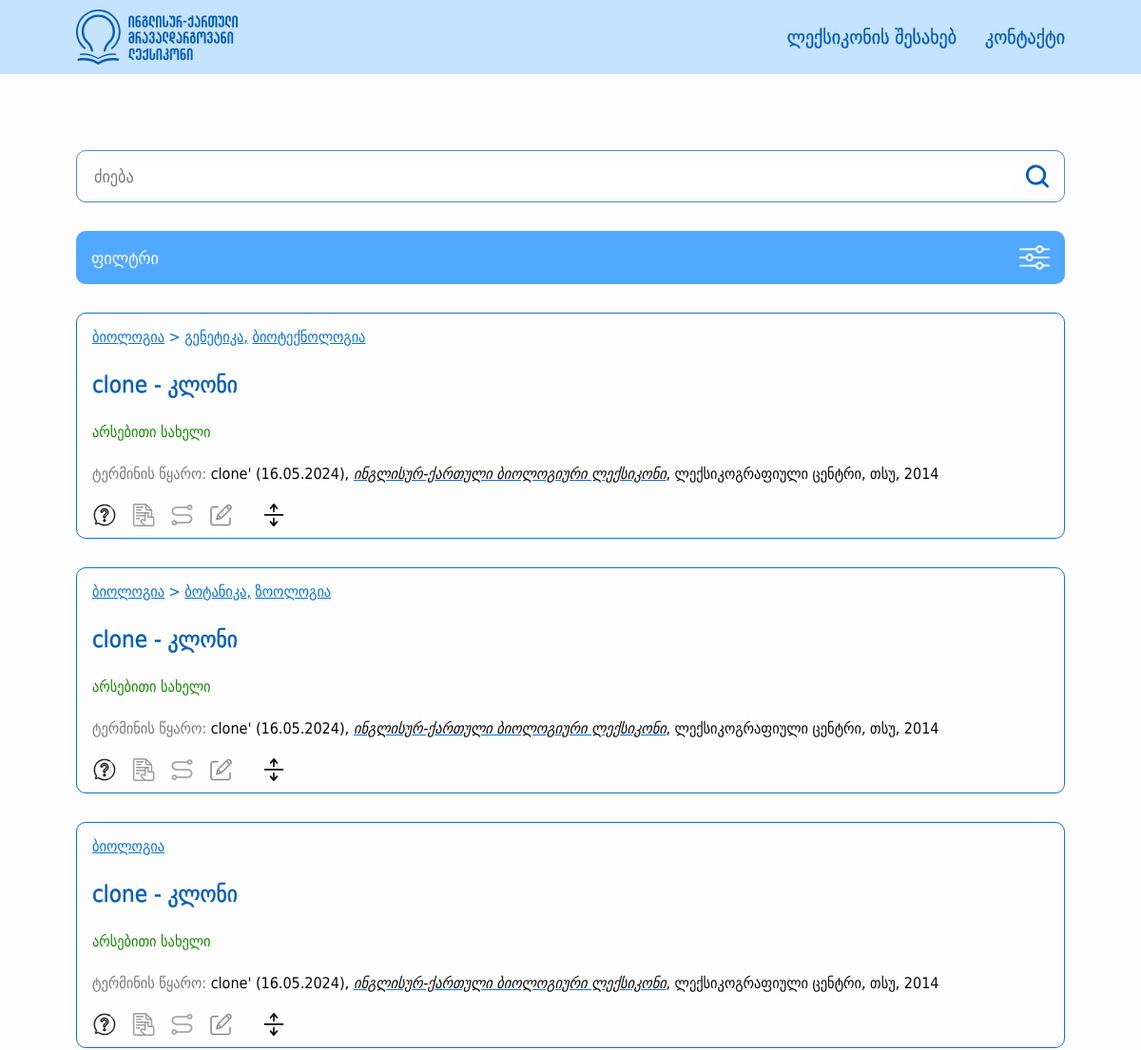
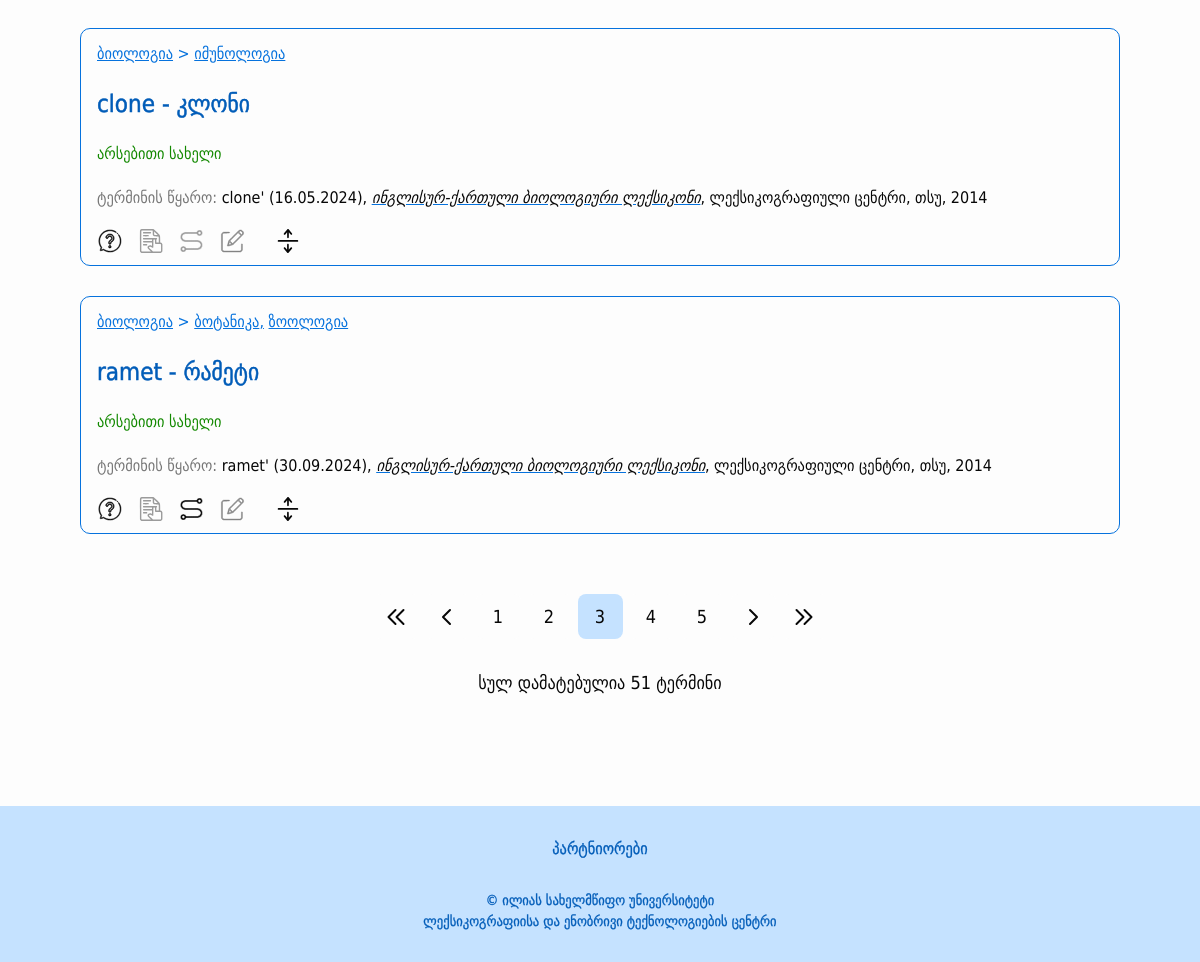
Page /page/3 on the committed database (2 pictures, top to bottom).
### src/models/terms.py (models this page shows, shortened)
class Category(BaseModel):
    __tablename__ = "categories"
    id = db.Column(db.Integer, primary_key=True)
    name = db.Column(db.String(50), nullable=False)
    parent_id = db.Column(db.Integer, db.ForeignKey("categories.id"), nullable=True)
    is_active = db.Column(db.Boolean, default=True)
    children = db.relationship('Category', backref=db.backref('parent', remote_side=[id]), order_by="Category.name.asc()")
    def get_parents(self):
        parents = []
        if self.parent:
            parents.extend(self.parent.get_parents())
            parents.append(self.parent)
        return parents

class Term(BaseModel):
    __tablename__ = 'terms'
    id = db.Column(db.Integer, primary_key=True)
    geo_word = db.Column(db.String(100), nullable=False)
    eng_word = db.Column(db.String(100), nullable=False)
    grammar_form = db.Column(db.String(50), nullable=True)
    term_source = db.Column(db.Text, nullable=False)
    definition = db.Column(db.Text, nullable=False)
    definition_source = db.Column(db.Text, nullable=False)
    term_type = db.Column(db.String(50), nullable=True)
    context = db.Column(db.Text, nullable=True)
    context_source = db.Column(db.Text, nullable=True)
    comment = db.Column(db.Text, nullable=True)
    stylistic_label = db.Column(db.String(50), nullable=True)
    is_active = db.Column(db.Boolean, default=True)
    category = db.relationship("Category", secondary="terms_categories", backref="terms")
    english_connections = db.relationship("EnglishSynonym", back_populates="term")
    def get_synonyms(self, is_english=False):
        connections = ConnectedTerm.query.filter(ConnectedTerm.is_synonym == True, (ConnectedTerm.term1_id == self.id) | (ConnectedTerm.term2_id == self.id), ConnectedTerm.is_english == is_english).all()
        synonym_ids = [connection.term1_id if connection.term1_id != self.id else connection.term2_id for connection in connections]
        synonyms = Term.query.filter(Term.id.in_(synonym_ids)).all()
        return synonyms
    def get_related_terms(self):
        connections = ConnectedTerm.query.filter(ConnectedTerm.is_synonym == False, (ConnectedTerm.term1_id == self.id) | (ConnectedTerm.term2_id == self.id)).all()
        connected_term_ids = [connection.term1_id if connection.term1_id != self.id else connection.term2_id for connection in connections]
        related_terms = Term.query.filter(Term.id.in_(connected_term_ids)).all()
        return related_terms
    def has_synonyms_or_relations(self):
        connections = ConnectedTerm.query.filter((ConnectedTerm.term1_id == self.id) | (ConnectedTerm.term2_id == self.id)).first()
        return connections != None
    def get_category_tree(self):
        category_trees = []
        for category in self.category:
            categories = category.get_parents()
            categories.append(category)
            category_trees.append(categories)
        branched_tree = {}
        for category_tree in category_trees:
            current_dict = branched_tree
            for category in category_tree:
                if category not in current_dict:
                    current_dict[category] = {}
                current_dict = current_dict[category]
        return branched_tree

### src/views/main/routes.py (the view, shortened to what this page needs)
@main_blueprint.route("/")
@main_blueprint.route("/page/<int:page>")
def home(page=1):
    items = About.query.all()
    root_categories = Category.query.filter(Category.parent_id.is_(None), Category.is_active == True).all()
    filtered_categories = []
    terms = Term.query.filter(Term.is_active == True, Term.category.any(Category.is_active == True))
    search_word = request.args.get("searchWord", "")
    if search_word:
        if re.match("[A-Za-z0-9 .]+$", search_word):
            terms = terms.join(EnglishSynonym).filter(Term.definition.ilike(f"%{search_word}%") | Term.eng_word.ilike(f"%{search_word}%") | EnglishSynonym.eng_word.ilike(f"%{search_word}%"))
        else:
            terms = terms.filter(Term.geo_word.ilike(f"%{search_word}%"))
    search_letter = request.args.get("searchLetter", "")
    if search_letter:
        terms = terms.filter(Term.geo_word.ilike(f"{search_letter}%") | Term.eng_word.ilike(f"{search_letter}%"))
    categories = request.args.get("categories")
    if categories:
        categories = unquote(categories).split(",")
        filtered_categories = Category.query.filter(Category.id.in_(categories)).all()
        terms = terms.join(Term.category).filter(Category.id.in_(categories))
    sort = request.args.get("sortType")
    print(search_letter, search_word, categories, sort)
    terms = terms.paginate(per_page=5, page=page)
    return render_template("main/main.html", terms=terms,
                           root_categories=root_categories, filtered_categories=filtered_categories,
                           search_word=search_word, search_letter=search_letter, items=items)

### src/templates/main/main.html (shortened to what this page needs)
{% extends 'layouts/base.html' %}
{% from "macros.html" import create_term_card %}
{% block content %}
    <div class="main-outer edge-padding">
        <main class="main-content width-limiter">
            <section class="right-section">
                <section class="search-controls">
                    <div class="search-input-container">
                        <input class="search-input" type="text" placeholder="ძიება" id="searchWord"
                               value="{{ search_word }}"/>
                        <a>
                            <button class="search-button" id="searchButton">
                                <img class="search-button-img"
                                     src="{{ url_for('static', filename='images/search.svg') }}"
                                     alt="search"/>
                            </button>
                        </a>
                    </div>
                    <button id="filter-modal-open-button" class="filter-modal-toggle">
                        <span>ფილტრი</span>
                        <img src="{{ url_for('static', filename='images/filter.svg') }}"/>
                    </button>
                </section>
                {% if terms.items %}
                    <section id="term-list">
                        {% for term in terms.items %}
                            {{ create_term_card(term) }}
                        {% endfor %}
                    </section>
                    <div class="term-list-bottom-bar">
                        <ul class="pagination">
                            {% set query_string = request.query_string.decode() %}
                            {% set current_page = request.view_args.get("page", 1) %}
                            <li class="pagination-item">
                                <a href="{{ url_for("main.home", page=1) }}?{{ query_string }}"
                                   class="pagination-link {% if not terms.has_prev %} disabled {% endif %}">
                                    <img src="{{ url_for('static', filename='images/double-left.svg') }}"
                                         alt="first page"/>
                                </a>
                            </li>
                            <li class="pagination-item">
                                <a href="{{ url_for("main.home", page=current_page - 1) }}?{{ query_string }}"
                                   class="pagination-link{% if not terms.has_prev %} disabled {% endif %}">
                                    <img src="{{ url_for('static', filename='images/left.svg') }}"
                                         alt="previous page"/>
                                </a>
                            </li>
                            {%- for page in terms.iter_pages(left_edge=0, left_current=2, right_current=2, right_edge=0) -%}
                                {%- if page -%}
                                    <li class="pagination-item">
                                        <a href="{{ url_for("main.home", page=page) }}?{{ query_string }}"
                                           class="pagination-link {% if page == current_page %} active {% endif %}">
                                            {{- page -}}
                                        </a>
                                    </li>
                                {%- endif -%}
                            {%- endfor -%}
                            <li class="pagination-item">
                                <a href="{{ url_for("main.home", page=current_page + 1) }}?{{ query_string }}"
                                   class="pagination-link {% if not terms.has_next %} disabled {% endif %}">
                                    <img src="{{ url_for('static', filename='images/right.svg') }}" alt="next page"/>
                                </a>
                            </li>
                            <li class="pagination-item">
                                <a href="{{ url_for("main.home", page=terms.pages) }}?{{ query_string }}"
                                   class="pagination-link {% if not terms.has_next %} disabled {% endif %}">
                                    <img src="{{ url_for('static', filename='images/double-right.svg') }}"
                                         alt="last page"/>
                                </a>
                            </li>
                        </ul>
                        {% if request.query_string.decode() == "" %}
                            <span class="search-result-number">სულ დამატებულია {{ terms.total }} ტერმინი</span>
                        {% else %}
                            <span class="search-result-number">სულ ნაპოვნია {{ terms.total }} ტერმინი</span>
                        {% endif %}
                    </div>
                {% endif %}
            </section>
        </main>
    </div>
{% endblock %}

### src/templates/macros.html (shortened to what this page needs)
{% macro is_active(page) %}
    {% if request.endpoint.endswith(page) %}
        active-nav-link
    {% else %}
        nav-link
    {% endif %}
{% endmacro %}
{% macro render_subcategories(subcategories) %}
    {% for subcategory in subcategories.keys() %}
        <a href="{{ url_for('main.home', categories=subcategory.id) }}," style="display: inline-block;">
            {{ subcategory.name }}
            {%- if not loop.last -%}
                ,
            {%- endif -%}
        </a>
    {% endfor %}
{% endmacro %}
{% macro create_term_card(term) %}
    <article class="term-card">
        {% set categories = term.get_category_tree() %}
        {% for category in categories.keys() %}
            <div class="field">
                <a href="{{ url_for('main.home', categories=category.id) }}," style="display: inline-block;">
                    {{ category.name }}
                </a>
                {% for subcategory in categories.values() if subcategory %}
                    > {{ render_subcategories(subcategory) }}
                {% endfor %}
            </div>
        {% endfor %}
        <a href="{{ url_for('main.term_detail', term_id=term.id) }}" class="unstyled-link">
            <h3 class="word-pair">{{ term.eng_word }} - {{ term.geo_word }}</h3>
        </a>
        {% if term.grammar_form %}
            <span class="word-type abbr-support">{{ term.grammar_form }}</span>
        {% endif %}
        <p class="term-source abbr-support">
            <span class="term-source-label">ტერმინის წყარო:</span>
            {{ term.term_source | safe }}
        </p>
        <section class="term-controls">
            <button class="term-button definition-button" title="განმარტების ჩვენება"
                    data-target="definition-{{ term.id }}">
            </button>
            <button class="term-button context-button" data-target="context-{{ term.id }}"
                    {% if not term.context %}
                    title="კონტექსტი ამ ტერმინს არ აქვს" disabled
                    {% else %}
                    title="კონტექსტის ჩვენება"
                    {% endif %}>
            </button>
            <button class="term-button synonym-button" data-target="connected-{{ term.id }}"
                    {% if not term.has_synonyms_or_relations() %}
                    title="დაკავშირებული სიტყვები და სინონიმები ამ ტერმინს არ აქვს" disabled
                    {% else %}
                    title="დაკავშირებული სიტყვების და სინონიმების ჩვენება"
                    {% endif %}>
            </button>
            <button class="term-button comment-button" data-target="comment-{{ term.id }}"
                    {% if not term.comment %}
                    title="კომენტარი ამ ტერმინს არ აქვს" disabled
                    {% else %}
                    title="კომენტარის ჩვენება"
                    {% endif %}>
            </button>
            <button class="term-button toggle-all-button" data-target="{{ term.id }}">
            </button>
        </section>
    </article>
{% endmacro %}

### src/static/styles/global.css (style rules this page uses)
:root { --color-light-blue: 197, 226, 255; --color-light-blue-2: 143, 199, 255; --color-blue: 6, 114, 221; --color-blue-1: 81, 168, 255; --color-blue-2: 0, 92, 184; --color-white: 253, 253, 253; --color-black: 7, 7, 7; --color-gray: 119, 119, 119; --color-gray-2: 237, 237, 237; --color-green: 19, 137, 0; --color-red: 229, 0, 0; }
*, *::before, *::after { box-sizing: border-box; }
* { margin: 0; }
body { line-height: 1.5; -webkit-font-smoothing: antialiased; }
img, picture, video, canvas, svg { display: block; max-width: 100%; }
input, button, textarea, select { font: inherit; }
p, h1, h2, h3, h4, h5, h6 { overflow-wrap: break-word; }
* { color: rgb(var(--color-black)); font-family: 'DejaVu Sans Condensed', sans-serif; }
body { display: flex; min-height: 100vh; flex-direction: column; background-color: rgb(var(--color-white)); }
ul { list-style: none; padding: 0; margin: 0; }
button { all: unset; cursor: pointer; box-sizing: border-box; }

### src/static/styles/shared.css (style rules this page uses)
.edge-padding { padding: 10px 20px; }
.width-limiter { max-width: 1300px; margin: 0 auto; }
.search-input-container { width: 100%; display: flex; padding: 12px 16px; gap: 12px; border-radius: 10px; border: 1px solid rgb(var(--color-blue-2), 0.7); }
.search-input-container a { display: flex; }
.search-input { flex: 1; font-size: 18px; border: none; outline: none; color: rgb(var(--color-black)); }
.search-input::placeholder { color: rgb(var(--color-gray)); }
.main-outer { padding-top: 60px; padding-bottom: 100px; flex: 1; }
.term-list-bottom-bar { margin-top: 48px; display: flex; gap: 8px; align-items: center; flex-direction: column; gap: 24px; }
.search-result-number { display: inline; }
.pagination { display: flex; gap: 4px; margin: 0 auto; width: fit-content; }
.pagination .pagination-link { all: unset; display: flex; background-color: rgb(var(--color-white)); width: 32px; height: 32px; align-items: center; justify-content: center; font-size: 18px; border-radius: 8px; cursor: pointer; }
.pagination .pagination-link.active { background-color: rgb(var(--color-light-blue)); }
.unstyled-link { text-decoration: none; color: inherit; }
@media screen and (min-width: 768px) { .edge-padding { padding: 10px 80px; } }
@media screen and (min-width: 768px) { .main-outer { padding: 80px; padding-bottom: 110px; } }
@media screen and (min-width: 768px) { .search-result-number { font-size: 18px; } }
@media screen and (min-width: 768px) { .pagination { gap: 6px; } }
@media screen and (min-width: 768px) { .term-list-bottom-bar { margin-top: 60px; gap: 30px; } }
@media screen and (min-width: 768px) { .pagination .pagination-link { width: 45px; height: 45px; } }

### src/static/styles/other.css (style rules this page uses)
.main-outer { display: flex; }
main { display: flex; flex: 1; }

### rows in the picture
Term: eng_word "clone", geo_word "კლონი", grammar_form "არსებითი სახელი", term_source "clone' (16.05.2024), ინგლისურ-ქართული ბიოლოგიური ლექსიკონი , ლექსიკოგრაფიული ცენტრი, თსუ, 2014"
Category: name "ბიოლოგია"
Category: name "გენეტიკა"
Category: name "ბიოტექნოლოგია"
Term: eng_word "clone", geo_word "კლონი", grammar_form "არსებითი სახელი", term_source "clone' (16.05.2024), ინგლისურ-ქართული ბიოლოგიური ლექსიკონი , ლექსიკოგრაფიული ცენტრი, თსუ, 2014"
Category: name "ბოტანიკა"
Category: name "ზოოლოგია"
Term: eng_word "clone", geo_word "კლონი", grammar_form "არსებითი სახელი", term_source "clone' (16.05.2024), ინგლისურ-ქართული ბიოლოგიური ლექსიკონი , ლექსიკოგრაფიული ცენტრი, თსუ, 2014"
Term: eng_word "clone", geo_word "კლონი", grammar_form "არსებითი სახელი", term_source "clone' (16.05.2024), ინგლისურ-ქართული ბიოლოგიური ლექსიკონი , ლექსიკოგრაფიული ცენტრი, თსუ, 2014"
Category: name "იმუნოლოგია"
Term: eng_word "ramet", geo_word "რამეტი", grammar_form "არსებითი სახელი", term_source "ramet' (30.09.2024), ინგლისურ-ქართული ბიოლოგიური ლექსიკონი , ლექსიკოგრაფიული ცენტრი, თსუ, 2014"

### other values in the picture
{{ page }} "1" "2" "3" "4" "5"
{{ terms.total }} "51"
